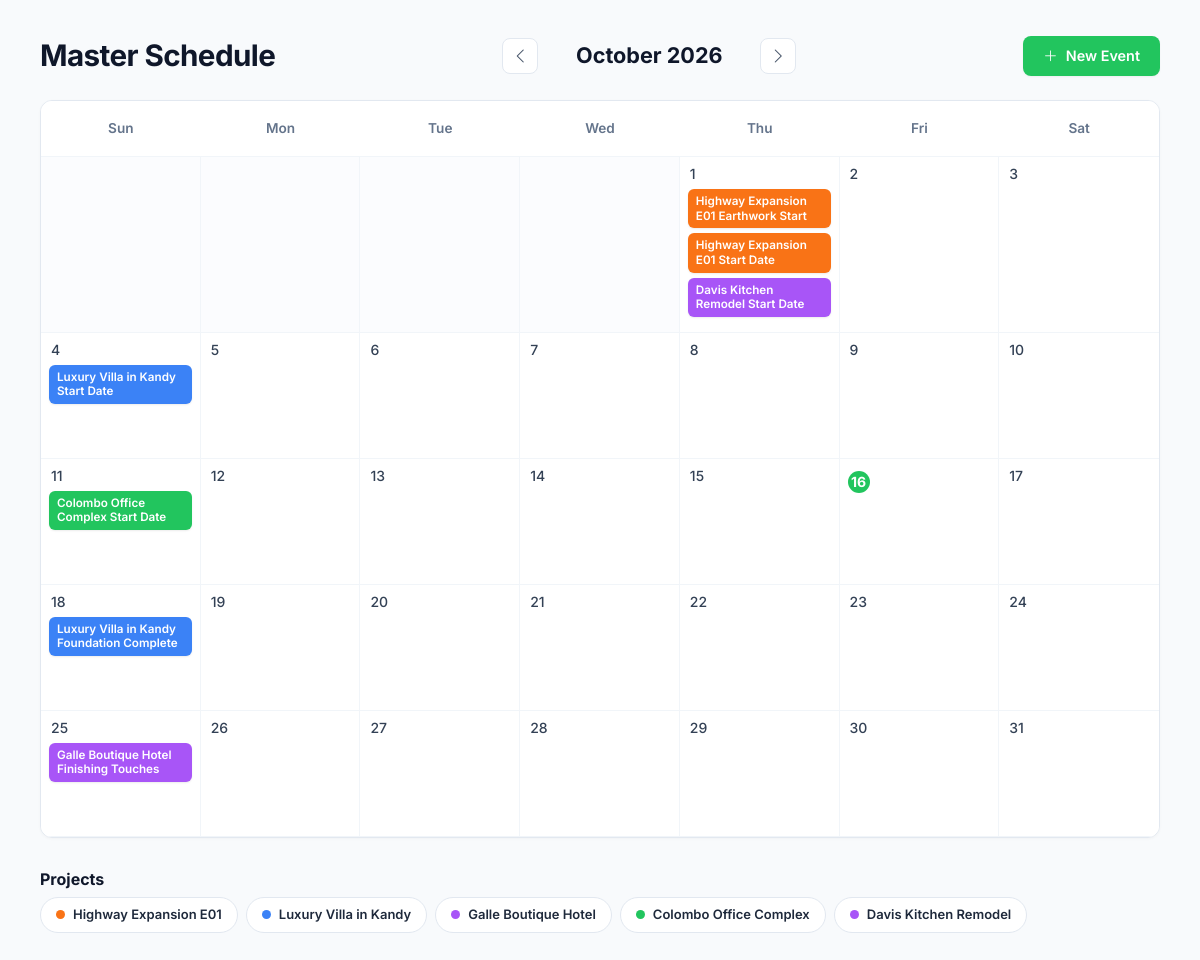
/features/master_schedule.php (signed in), run on the app's committed database.
### tables this page shows
CREATE TABLE `project_milestones` (
  `id` int(11) NOT NULL AUTO_INCREMENT,
  `project_id` int(11) NOT NULL,
  `title` varchar(255) DEFAULT NULL,
  `event_type` enum('Milestone','Phase Start','Phase End','Inspection','Delivery') DEFAULT 'Milestone',
  `phase_name` varchar(255) DEFAULT NULL,
  `start_date` date NOT NULL,
  `end_date` date DEFAULT NULL,
  `description` text DEFAULT NULL,
  `color_hex` varchar(10) DEFAULT NULL,
  `status` enum('Upcoming','In Progress','Completed','Delayed') DEFAULT 'Upcoming',
  `created_by` int(11) DEFAULT NULL,
  `created_at` timestamp NOT NULL DEFAULT current_timestamp(),
  PRIMARY KEY (`id`),
  KEY `project_id` (`project_id`),
  KEY `fk_milestones_created_by` (`created_by`),
  CONSTRAINT `fk_milestones_created_by` FOREIGN KEY (`created_by`) REFERENCES `users` (`id`) ON DELETE SET NULL,
  CONSTRAINT `project_milestones_ibfk_1` FOREIGN KEY (`project_id`) REFERENCES `projects` (`id`) ON DELETE CASCADE
);

CREATE TABLE `projects` (
  `id` int(11) NOT NULL AUTO_INCREMENT,
  `project_name` varchar(150) NOT NULL,
  `project_code` varchar(50) NOT NULL,
  `client_id` int(11) DEFAULT NULL,
  `client_name` varchar(100) DEFAULT NULL,
  `pm_id` int(11) DEFAULT NULL,
  `budget` decimal(15,2) DEFAULT 0.00,
  `location` varchar(255) DEFAULT NULL,
  `start_date` date DEFAULT NULL,
  `end_date` date DEFAULT NULL,
  `stage` enum('Planning','Earthwork','Framing','Roofing','Finishing','Handover') DEFAULT 'Planning',
  `progress_percent` int(11) DEFAULT 0,
  `status` enum('Active','Completed','On Hold','Archived') DEFAULT 'Active',
  `thumbnail_url` varchar(255) DEFAULT NULL,
  `created_at` timestamp NOT NULL DEFAULT current_timestamp(),
  `updated_at` timestamp NOT NULL DEFAULT current_timestamp() ON UPDATE current_timestamp(),
  PRIMARY KEY (`id`),
  UNIQUE KEY `project_code` (`project_code`)
);

### features/master_schedule.php (the view, shortened to what this page needs)
<?php
require_once __DIR__ . '/../db.php';
$currentMonth = intval($_GET['month'] ?? $_GET['m'] ?? date('n'));
$currentYear = intval($_GET['year'] ?? $_GET['y'] ?? date('Y'));
$dateObj = DateTime::createFromFormat('!Y-n', "{$currentYear}-{$currentMonth}");
$monthName = $dateObj->format('F');
$daysInMonth = intval($dateObj->format('t'));
$firstDayOfMonth = intval($dateObj->format('w'));
$prevMonth = $currentMonth - 1;
$prevYear = $currentYear;
$nextMonth = $currentMonth + 1;
$nextYear = $currentYear;
$filterProjectId = isset($_GET['project_id']) && is_numeric($_GET['project_id']) ? intval($_GET['project_id']) : 0;
$monthStart = sprintf('%04d-%02d-01', $currentYear, $currentMonth);
$monthEnd = sprintf('%04d-%02d-%02d', $currentYear, $currentMonth, $daysInMonth);
$presetPalettes = [
    ['hex' => '#3b82f6', 'badge' => '#2563eb', 'light' => '#eff6ff'],
    ['hex' => '#22c55e', 'badge' => '#16a34a', 'light' => '#f0fdf4'],
    ['hex' => '#a855f7', 'badge' => '#9333ea', 'light' => '#faf5ff'],
    ['hex' => '#f97316', 'badge' => '#ea580c', 'light' => '#fff7ed'],
    ['hex' => '#eab308', 'badge' => '#ca8a04', 'light' => '#fefce8'],
    ['hex' => '#06b6d4', 'badge' => '#0891b2', 'light' => '#ecfeff'],
    ['hex' => '#ec4899', 'badge' => '#db2777', 'light' => '#fdf2f8'],
    ['hex' => '#6366f1', 'badge' => '#4f46e5', 'light' => '#eef2ff']
];
function getProjectColor($projectId, $projectName) {
    global $presetPalettes;
    $normalizedName = strtolower(trim($projectName));
    if (str_contains($normalizedName, 'luxury villa')) {
        return '#3b82f6';
    }
    if (str_contains($normalizedName, 'colombo office')) {
        return '#22c55e';
    }
    if (str_contains($normalizedName, 'highway expansion')) {
        return '#f97316';
    }
    $idx = abs(crc32((string)$projectId)) % count($presetPalettes);
    return $presetPalettes[$idx]['hex'];
}
try {
    $allProjects = $pdo->query("SELECT id, project_name, project_code, start_date, end_date FROM projects WHERE status != 'Archived' ORDER BY project_name ASC")->fetchAll(PDO::FETCH_ASSOC);
    $mSql = "
        SELECT m.*, COALESCE(m.title, m.phase_name) AS event_title,
               p.project_name, p.project_code,
               u.full_name AS creator_name
        FROM project_milestones m
        JOIN projects p ON m.project_id = p.id
        LEFT JOIN users u ON m.created_by = u.id
        WHERE ((m.start_date BETWEEN :mstart AND :mend)
           OR (m.end_date IS NOT NULL AND m.end_date >= :mstart AND m.start_date <= :mend))
    ";
    $mSql .= " ORDER BY m.start_date ASC, m.id ASC";
    $mStmt = $pdo->prepare($mSql);
    $mParams = [':mstart' => $monthStart, ':mend' => $monthEnd];
    $mStmt->execute($mParams);
    $milestones = $mStmt->fetchAll(PDO::FETCH_ASSOC);
    $pSql = "
        SELECT id, project_name, project_code, start_date, end_date
        FROM projects
        WHERE (start_date BETWEEN :mstart AND :mend)
           OR (end_date BETWEEN :mstart AND :mend)
    ";
    $pStmt = $pdo->prepare($pSql);
    $pStmt->execute($mParams);
    $syncProjects = $pStmt->fetchAll(PDO::FETCH_ASSOC);
} catch (PDOException $e) {
    die("Database Error: " . $e->getMessage());
}
$calendarEvents = [];
for ($d = 1; $d <= $daysInMonth; $d++) {
    $calendarEvents[$d] = [];
}
$scheduledProjects = [];
foreach ($milestones as $m) {
    $sDate = new DateTime($m['start_date']);
    $mYear = intval($sDate->format('Y'));
    $mMonth = intval($sDate->format('n'));
    $mDay = intval($sDate->format('j'));
    $color = !empty($m['color_hex']) ? $m['color_hex'] : getProjectColor($m['project_id'], $m['project_name']);
    $scheduledProjects[$m['project_id']] = [
        'id' => $m['project_id'],
        'name' => $m['project_name'],
        'color' => $color
    ];
    if ($mYear === $currentYear && $mMonth === $currentMonth) {
        $displayTitle = htmlspecialchars($m['project_name'] . ' ' . $m['event_title']);
        $calendarEvents[$mDay][] = [
            'id' => $m['id'],
            'project_id' => $m['project_id'],
            'project_name' => $m['project_name'],
            'title' => $m['event_title'],
            'display_title' => $displayTitle,
            'event_type' => $m['event_type'] ?? 'Milestone',
            'start_date' => $m['start_date'],
            'end_date' => $m['end_date'],
            'status' => $m['status'],
            'description' => $m['description'] ?? '',
            'color' => $color,
            'is_sync' => false,
            'creator_name' => $m['creator_name'] ?? 'System'
        ];
    }
}
foreach ($syncProjects as $sp) {
    $pColor = getProjectColor($sp['id'], $sp['project_name']);
    $scheduledProjects[$sp['id']] = [
        'id' => $sp['id'],
        'name' => $sp['project_name'],
        'color' => $pColor
    ];
    if (!empty($sp['start_date'])) {
        $stDate = new DateTime($sp['start_date']);
        if (intval($stDate->format('Y')) === $currentYear && intval($stDate->format('n')) === $currentMonth) {
            $stDay = intval($stDate->format('j'));
            $displayTitle = htmlspecialchars($sp['project_name'] . ' Start Date');
            $calendarEvents[$stDay][] = [
                'id' => 'p_start_' . $sp['id'],
                'project_id' => $sp['id'],
                'project_name' => $sp['project_name'],
                'title' => 'Project Start Date',
                'display_title' => $displayTitle,
                'event_type' => 'Phase Start',
                'start_date' => $sp['start_date'],
                'end_date' => null,
                'status' => 'In Progress',
                'description' => 'Official site handover and project mobilization start date.',
                'color' => $pColor,
                'is_sync' => true,
                'sync_type' => 'Start Date'
            ];
        }
    }
}
?>
<!DOCTYPE html>
<html lang="en">
<head>
    <link href="https://cdn.jsdelivr.net/npm/bootstrap@5.3.0/dist/css/bootstrap.min.css" rel="stylesheet">
    <link rel="stylesheet" href="https://cdn.jsdelivr.net/npm/bootstrap-icons@1.10.0/font/bootstrap-icons.css">
</head>
<body>
    <div class="main-container">
        <div class="d-flex justify-content-between align-items-center flex-wrap gap-3">
            <div class="d-flex align-items-center gap-3">
                <h1 class="page-title">Master Schedule</h1>
            </div>
            <div class="month-selector">
                <a href="master_schedule.php?month=<?= $prevMonth ?>&year=<?= $prevYear ?><?= $filterProjectId > 0 ? '&project_id=' . $filterProjectId : '' ?>"
                   class="nav-btn" title="Previous Month">
                    <i class="bi bi-chevron-left"></i>
                </a>
                <h4 class="month-heading"><?= $monthName ?> <?= $currentYear ?></h4>
                <a href="master_schedule.php?month=<?= $nextMonth ?>&year=<?= $nextYear ?><?= $filterProjectId > 0 ? '&project_id=' . $filterProjectId : '' ?>"
                   class="nav-btn" title="Next Month">
                    <i class="bi bi-chevron-right"></i>
                </a>
            </div>
            <div>
                <button type="button" class="btn-new-event" data-bs-toggle="modal" data-bs-target="#newEventModal">
                    <i class="bi bi-plus-lg"></i> New Event
                </button>
            </div>
        </div>
        <div class="calendar-card">
            <div class="calendar-header">
                <div class="day-label">Sun</div>
                <div class="day-label">Mon</div>
                <div class="day-label">Tue</div>
                <div class="day-label">Wed</div>
                <div class="day-label">Thu</div>
                <div class="day-label">Fri</div>
                <div class="day-label">Sat</div>
            </div>
            <div class="calendar-grid">
                <?php
                $todayDate = date('Y-n-j');
                for ($i = 0; $i < $firstDayOfMonth; $i++) {
                    echo '<div class="calendar-cell cell-muted"></div>';
                }
                for ($day = 1; $day <= $daysInMonth; $day++) {
                    $cellDate = "{$currentYear}-{$currentMonth}-{$day}";
                    $isToday = ($cellDate === $todayDate);
                    $numClass = $isToday ? 'day-num is-today' : 'day-num';
                    echo '<div class="calendar-cell">';
                    echo '<div class="' . $numClass . '">' . $day . '</div>';
                    if (!empty($calendarEvents[$day])) {
                        foreach ($calendarEvents[$day] as $ev) {
                            $evJson = htmlspecialchars(json_encode($ev), ENT_QUOTES, 'UTF-8');
                            echo '<div class="event-badge" ';
                            echo 'style="background-color: ' . htmlspecialchars($ev['color']) . ';" ';
                            echo 'onclick="openViewEventModal(' . $evJson . ')" ';
                            echo 'title="' . htmlspecialchars($ev['display_title']) . '">';
                            echo $ev['display_title'];
                            echo '</div>';
                        }
                    }
                    echo '</div>';
                }
                ?>
            </div>
        </div>
        <div class="legend-section">
            <div class="d-flex justify-content-between align-items-center mb-2">
                <h6 class="legend-heading mb-0">Projects</h6>
            </div>
            <div class="d-flex flex-wrap gap-2">
                <?php if (empty($scheduledProjects)): ?>
                    <span class="text-muted small">No scheduled events or project milestones for this month.</span>
                <?php else: ?>
                    <?php foreach ($scheduledProjects as $pId => $pData):
                        $isActive = ($filterProjectId === $pId);
                        $filterUrl = $isActive
                            ? "master_schedule.php?month={$currentMonth}&year={$currentYear}"
                            : "master_schedule.php?month={$currentMonth}&year={$currentYear}&project_id={$pId}";
                    ?>
                        <a href="<?= $filterUrl ?>"
                           class="legend-item <?= $isActive ? 'active-filter' : '' ?>"
                           title="<?= $isActive ? 'Click to show all projects' : 'Filter by ' . htmlspecialchars($pData['name']) ?>">
                            <div class="dot" style="background: <?= htmlspecialchars($pData['color']) ?>;"></div>
                            <?= htmlspecialchars($pData['name']) ?>
                        </a>
                    <?php endforeach; ?>
                <?php endif; ?>
            </div>
        </div>
    </div>
</body>
</html>

### features/master_schedule.php (style rules this page uses)
body { font-family: 'Inter', sans-serif; background-color: #f8fafc; color: #1e293b; margin: 0; padding: 0; }
.main-container { max-width: 1420px; margin: 0 auto; padding: 2.25rem 2.5rem; }
.page-title { font-size: 1.85rem; font-weight: 700; color: #0f172a; margin-bottom: 0; letter-spacing: -0.02em; }
.month-selector { display: inline-flex; align-items: center; gap: 12px; }
.nav-btn { background: #fff; border: 1px solid #e2e8f0; border-radius: 8px; width: 36px; height: 36px; display: inline-flex; align-items: center; justify-content: center; color: #475569; transition: all 0.2s; text-decoration: none; }
.month-heading { font-size: 1.35rem; font-weight: 700; color: #0f172a; margin: 0 4px; min-width: 190px; text-align: center; }
.btn-new-event { background-color: #22c55e; border: none; color: #fff; font-weight: 600; border-radius: 8px; padding: 9px 20px; font-size: 0.9rem; display: inline-flex; align-items: center; gap: 8px; transition: all 0.2s ease-in-out; box-shadow: 0 1px 2px rgba(0, 0, 0, 0.05); }
.calendar-card { background: #fff; border: 1px solid #e2e8f0; border-radius: 12px; overflow: hidden; box-shadow: 0 1px 3px rgba(0,0,0,0.03); margin-top: 1.5rem; }
.calendar-header { display: grid; grid-template-columns: repeat(7, 1fr); border-bottom: 1px solid #f1f5f9; background: #fff; }
.day-label { text-align: center; padding: 1.1rem 0.5rem; font-size: 0.85rem; font-weight: 600; color: #64748b; }
.calendar-grid { display: grid; grid-template-columns: repeat(7, 1fr); }
.calendar-cell { min-height: 126px; border-right: 1px solid #f1f5f9; border-bottom: 1px solid #f1f5f9; padding: 10px 8px; position: relative; background-color: #fff; transition: background 0.15s ease; }
.calendar-cell:nth-child(7n) { border-right: none; }
.calendar-cell.cell-muted { background-color: #fbfcfe; }
.day-num { font-size: 0.875rem; font-weight: 500; color: #334155; margin-bottom: 8px; line-height: 1; padding-left: 2px; }
.day-num.is-today { display: inline-block; background-color: #22c55e; color: #fff; font-weight: 700; width: 22px; height: 22px; text-align: center; line-height: 22px; border-radius: 50%; padding-left: 0; }
.event-badge { padding: 5px 8px; border-radius: 6px; color: #fff; font-size: 0.73rem; font-weight: 600; margin-bottom: 5px; line-height: 1.25; cursor: pointer; box-shadow: 0 1px 2px rgba(0,0,0,0.08); transition: transform 0.15s, box-shadow 0.15s, opacity 0.15s; word-break: break-word; display: block; text-decoration: none; }
.legend-section { margin-top: 2rem; }
.legend-heading { font-size: 1rem; font-weight: 700; color: #0f172a; margin-bottom: 0.85rem; }
.legend-item { display: inline-flex; align-items: center; gap: 8px; padding: 7px 15px; border-radius: 20px; background: #fff; border: 1px solid #e2e8f0; font-size: 0.8125rem; font-weight: 600; color: #1e293b; text-decoration: none; transition: all 0.2s; cursor: pointer; }
.dot { width: 9px; height: 9px; border-radius: 50%; flex-shrink: 0; }

### data on the page
project_milestones: display_title "Highway Expansion E01 Earthwork Start", display_title "Highway Expansion E01 Start Date", display_title "Davis Kitchen Remodel Start Date", project.project_name "Highway Expansion E01"
project_milestones: display_title "Luxury Villa in Kandy Foundation Complete", project.project_name "Luxury Villa in Kandy"
project_milestones: display_title "Galle Boutique Hotel Finishing Touches", project.project_name "Galle Boutique Hotel"
projects: project_name "Colombo Office Complex"
projects: project_name "Davis Kitchen Remodel"

### other printed values
$monthName "October"
$ev['display_title'] "Luxury Villa in Kandy Start Date"
$ev['display_title'] "Colombo Office Complex Start Date"
